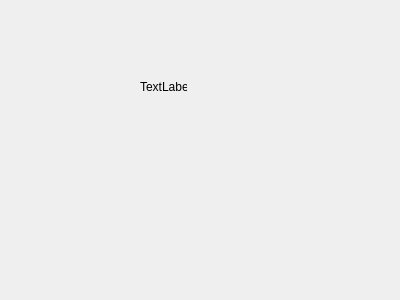
<?xml version="1.0" encoding="UTF-8"?>
<ui version="4.0">
 <class>Dialog</class>
 <widget class="QDialog" name="Dialog">
  <property name="geometry">
   <rect>
    <x>0</x>
    <y>0</y>
    <width>400</width>
    <height>300</height>
   </rect>
  </property>
  <property name="windowTitle">
   <string>Dialog</string>
  </property>
  <widget class="QLabel" name="label">
   <property name="geometry">
    <rect>
     <x>140</x>
     <y>80</y>
     <width>47</width>
     <height>13</height>
    </rect>
   </property>
   <property name="text">
    <string>TextLabel</string>
   </property>
  </widget>
 </widget>
 <resources/>
 <connections/>
</ui>
